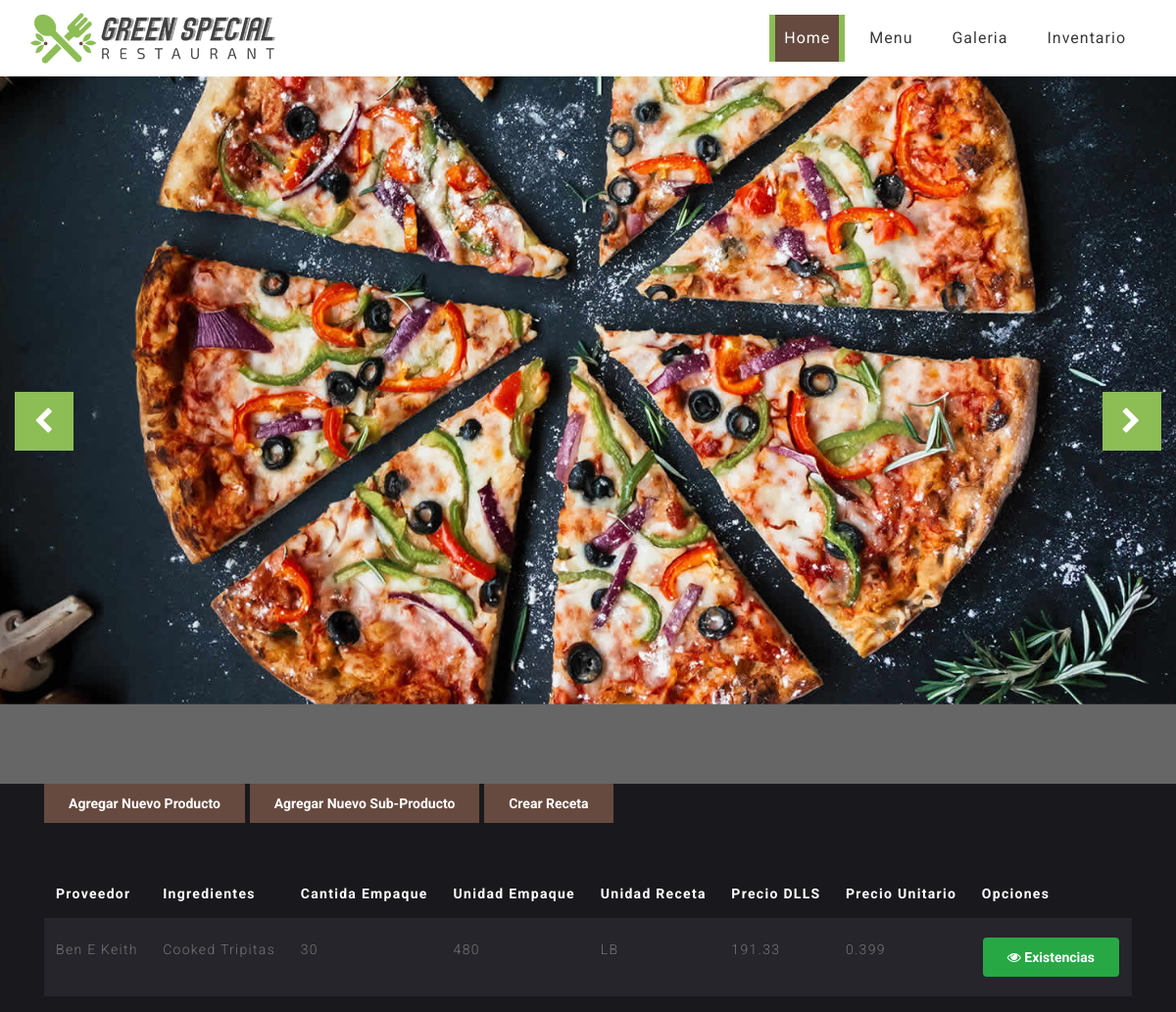
The page /index.php/toolcrib/inventario on the database as committed earlier.
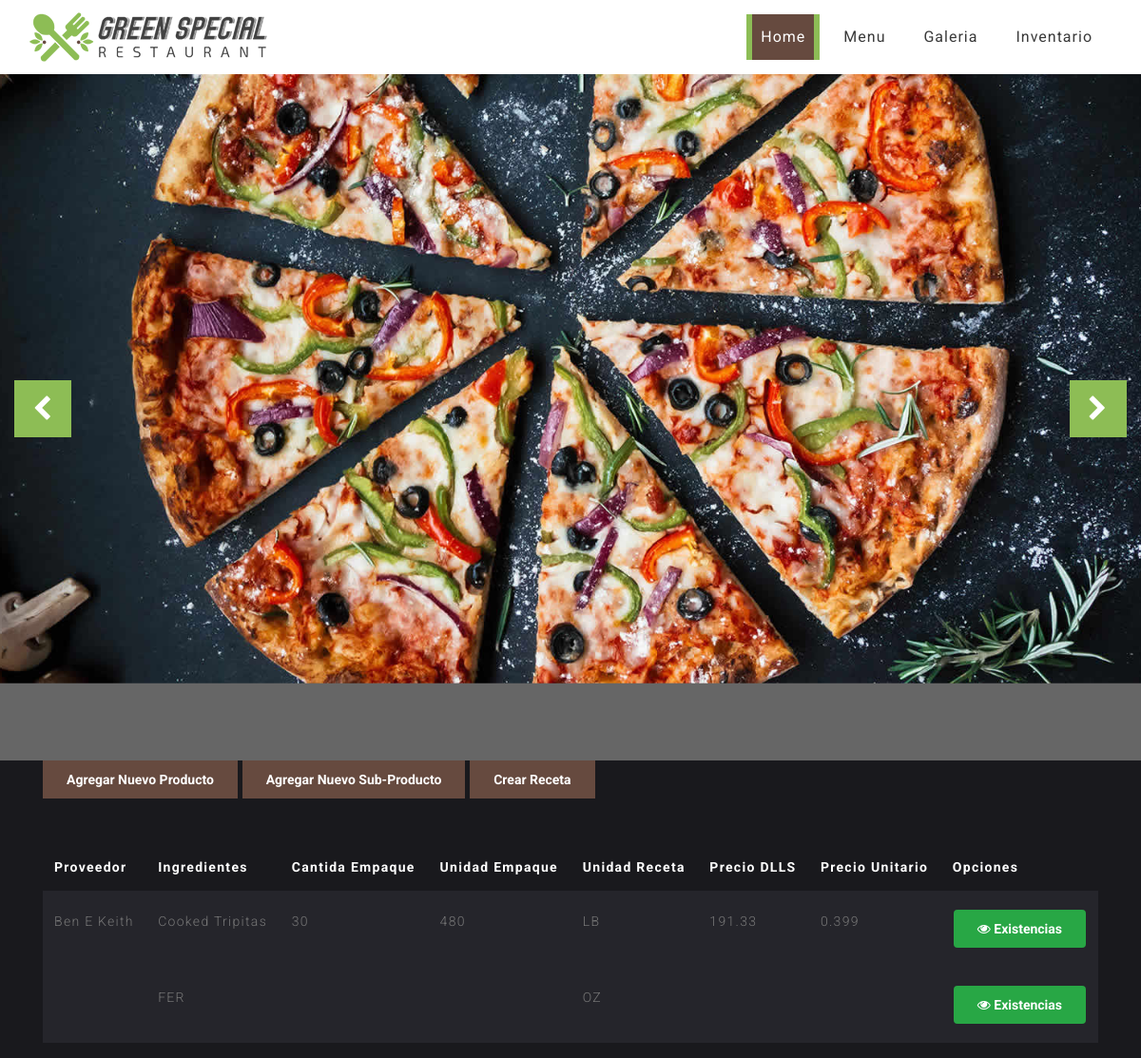
The same page on the database as committed later.
### tables this page shows
CREATE TABLE `productos` (
  `id` int NOT NULL,
  `proveedor` varchar(50) DEFAULT NULL,
  `ingrediente` varchar(50) DEFAULT NULL,
  `cantidadEmpaque` varchar(50) DEFAULT NULL,
  `unidadReceta` varchar(1500) DEFAULT NULL,
  `preciodlls` varchar(50) DEFAULT NULL,
  `preciounitario` varchar(50) DEFAULT NULL,
  `unidadEmpaque` varchar(50) DEFAULT NULL,
  `subproducto` int DEFAULT '0'
);

### application/controllers/Toolcrib.php (called while the page is built, shortened)
<?php
class Toolcrib extends CI_Controller {
    function __construct() {
        $this->load->model('Tool_model');
        $this->load->model('conexion_model', 'Conexion');
    }
    function inventario(){
        $this->load->model('tool_model');
        $data['productos']=$this->tool_model->productos();
        $this->load->view('header');
        $this->load->view('toolcrib/inventario', $data);
    }
}

### index.php (called while the page is built, shortened)
<?php
require_once BASEPATH.'core/CodeIgniter.php';

### application/models/Tool_model.php (called while the page is built, shortened)
<?php
class Tool_model extends CI_Model {
    public function productos(){
        $query = $this->db->get('productos');
        if ($query->num_rows() > 0) {
            return $query;
        } else {
            return FALSE;
        }
    }
}

### application/views/toolcrib/inventario.php (the view, shortened to what this page needs)
<link rel="stylesheet" href="<?= base_url('/template/fonts/icomoon/style.css')?>">
         <div class="content bg">
            <div class="container">
               <a href=<?= base_url("toolcrib/producto_nuevo"); ?>><button id="send" type="button" class="btn btn-primary">Agregar Nuevo Producto</button></a>
               <a href=<?= base_url("toolcrib/subproducto"); ?>><button id="send" type="button" class="btn btn-primary">Agregar Nuevo Sub-Producto</button></a>
               <a href=<?= base_url("toolcrib/receta"); ?>><button id="send" type="button" class="btn btn-primary">Crear Receta</button></a>
               <div class="table-responsive custom-table-responsive">
                  <table class="table custom-table">
                     <thead>
                        <tr>
                           <th scope="col">Proveedor</th>
                           <th scope="col">Ingredientes</th>
                           <th scope="col">Cantida Empaque</th>
                           <th scope="col">Unidad Empaque</th>
                           <th scope="col">Unidad Receta</th>
                           <th scope="col">Precio DLLS</th>
                           <th scope="col">Precio Unitario</th>
                           <th scope="col">Opciones</th>
                        </tr>
                     </thead>
                     <tbody>
                        <?php
                           if($productos) { $i = 1;
                            foreach ($productos->result() as $elem) { ?>
                        <tr  scope="row">
                           <td><?= $elem->proveedor ?></td>
                           <td><?= $elem->ingrediente ?></td>
                           <td><?= $elem->cantidadEmpaque ?></td>
                           <td><?= $elem->unidadReceta ?></td>
                           <td><?= $elem->unidadEmpaque ?></td>
                           <td><?= $elem->preciodlls ?></td>
                           <td><?= $elem->preciounitario ?></td>
                           <td class="text-center">
                              <a href=<?= base_url("toolcrib/verProducto/".$elem->id); ?>><button type="button"class="btn btn-success btn-xs"><i class="fa fa-eye"></i> Existencias </button></a>
                           </td>
                        </tr>
                        <?php $i++; }
                           }
                           ?>
                     </tbody>
                  </table>
               </div>
            </div>
         </div>

### application/views/header.php (shortened to what this page needs)
<!DOCTYPE html>
<html lang="en">
    <link rel="stylesheet" href="<?= base_url('template/css/bootstrap.min.css')?>">
    <link rel="stylesheet" href="<?= base_url('template/style.css')?>">
    <link rel="stylesheet" href="<?= base_url('template/css/responsive.css')?>">
    <link rel="stylesheet" href="<?= base_url('template/css/custom.css')?>">
  <link href="<?= base_url('template/vendor/mdi-font/css/material-design-iconic-font.min.css')?>" rel="stylesheet" media="all">
    <link href="<?= base_url('template/vendor/font-awesome/css/font-awesome.min.css')?>" rel="stylesheet" media="all">
<link href="<?= base_url('template/vendor/select2/select2.min.css')?>" rel="stylesheet" media="all">
<link href="<?= base_url('template/css/main.css')?>" rel="stylesheet" media="all">
</head>
<body id="page-top" class="politics_version">
    <nav class="navbar navbar-expand-lg navbar-dark fixed-top" id="mainNav" style="color: green">
      <div class="container-fluid">
        <a class="navbar-brand js-scroll-trigger" href="#page-top">
      <img class="img-fluid" src="<?= base_url('template/images/logo.png')?>" alt="" />
    </a>
        <div class="collapse navbar-collapse" id="navbarResponsive">
          <ul class="navbar-nav ml-auto">
            <li class="nav-item">
              <a class="nav-link js-scroll-trigger active" href="<?= base_url()?>"><span>Home</span></a>
            </li>
            <li class="nav-item">
              <a class="nav-link js-scroll-trigger" href="#menu"><span>Menu</span></a>
            </li>
            <li class="nav-item">
              <a class="nav-link js-scroll-trigger" href="#gallery"><span>Galeria</span></a>
            </li>
            <li class="nav-item">
              <a class="nav-link js-scroll-trigger" href="<?= base_url('toolcrib/inventario')?>"><span>Inventario</span></a>
            </li>
          </ul>
        </div>
      </div>
    </nav>
   <section id="home" class="main-banner">
    <div class="slider-new-2 owl-carousel owl-theme">
      <div class="item slider-screen">
        <div class="slider-img-full">
          <img src="<?= base_url('template/uploads/slider-01.jpg')?>" alt="" />
        </div>
      </div>
    </div>
  </section>
</body>
</html>

### template/style.css (style rules this page uses)
body { color: #999999; font-size: 14px; font-family: 'Exo 2', sans-serif; line-height: 1.80857; font-weight: 200; letter-spacing: 1.3px; }
html, body { height: 100%; }
a { color: #1f1f1f; text-decoration: none !important; outline: none !important; -webkit-transition: all .3s ease-in-out; -moz-transition: all .3s ease-in-out; -ms-transition: all .3s ease-in-out; -o-transition: all .3s ease-in-out; transition: all .3s ease-in-out; }
a { color: #222222; text-decoration: none; outline: none; }
a, .btn { text-decoration: none !important; outline: none !important; -webkit-transition: all .3s ease-in-out; -moz-transition: all .3s ease-in-out; -ms-transition: all .3s ease-in-out; -o-transition: all .3s ease-in-out; transition: all .3s ease-in-out; }
ul, li, ol { margin: 0px; list-style: none; padding: 0px; }
.navbar-dark { background: #ffffff; }
.navbar-dark .navbar-nav .nav-link { color: #3a3a3a; letter-spacing: 1px; font-size: 16px; position: relative; padding: 10px 15px; }
.navbar-dark .navbar-nav .nav-item { margin: 0px 5px; }
.navbar-dark .navbar-nav .nav-item span { position: relative; z-index: 2; }
.navbar-dark .navbar-nav .nav-link.active { color: #ffffff; background: #8dbd56; }
.navbar-dark .navbar-nav .nav-link::after { content: ''; width: 0; height: 5px; background: #664a3f; position: absolute; bottom: 0; left: 0; right: 0; text-align: center; margin: 0 auto; border-radius: 0px; -webkit-transition: all .5s; transition: all .5s; z-index: 0; }
.navbar-dark .navbar-nav .nav-link.active::after { width: 84.5%; height: 100%; }
.main-banner { height: 100%; position: relative; }
.main-banner { width: 100%; text-align: center; }
.main-banner::after { content: " "; position: absolute; top: 0; bottom: 0; left: 0; right: 0; background-color: #000; z-index: 0; opacity: .6; }
.slider-screen { background-position: center center; background-size: cover; height: 100vh; padding: 0; position: relative; }
.slider-new-2.owl-carousel .owl-item.active .slider-img-full img { -moz-transform: scale(1.3); -webkit-transform: scale(1.3); transform: scale(1.3); -moz-transition: all 2.9s; -webkit-transition: all 2.9s; transition: all 2.9s; }
.btn-primary { background-color: #664a3f !important; border: none; border-radius: 0px; padding: 10px 18px; }
.btn { border: 0 !important; }
.custom-table { min-width: 900px; }
.custom-table thead tr, .custom-table thead th { border-top: none; border-bottom: none !important; color: #fff; }
.custom-table tbody th, .custom-table tbody td { color: #777; font-weight: 400; padding-bottom: 20px; padding-top: 20px; font-weight: 300; }
.custom-table tbody tr:not(.spacer) { border-radius: 7px; overflow: hidden; -webkit-transition: .3s all ease; -o-transition: .3s all ease; transition: .3s all ease; }
.custom-table tbody tr th, .custom-table tbody tr td { background: #25252b; border: none; -webkit-transition: .3s all ease; -o-transition: .3s all ease; transition: .3s all ease; }
.custom-table tbody tr th a, .custom-table tbody tr td a { color: #b3b3b3; }
.custom-table tbody tr th:first-child, .custom-table tbody tr td:first-child { border-top-left-radius: 0px; border-bottom-left-radius: 0px; }
.custom-table tbody tr th:last-child, .custom-table tbody tr td:last-child { border-top-right-radius: 0px; border-bottom-right-radius: 0px; }
.bg { font-family: "Roboto", -apple-system, BlinkMacSystemFont, "Segoe UI", Roboto, "Helvetica Neue", Arial, "Noto Sans", sans-serif, "Apple Color Emoji", "Segoe UI Emoji", "Segoe UI Symbol", "Noto Color Emoji"; background-color: #19191d; font-weight: 300; }

### template/css/main.css (style rules this page uses)
html { -webkit-box-sizing: border-box; -moz-box-sizing: border-box; box-sizing: border-box; }
* { padding: 0; margin: 0; }
*, *:before, *:after { -webkit-box-sizing: inherit; -moz-box-sizing: inherit; box-sizing: inherit; }
body, h1, h2, h3, h4, h5, h6, blockquote, p, pre, dl, dd, ol, ul, figure, hr, fieldset, legend { margin: 0; padding: 0; }
table { border-collapse: collapse; border-spacing: 0; }
button { outline: none; background: none; border: none; }
body { font-family: "Roboto", "Arial", "Helvetica Neue", sans-serif; font-weight: 400; font-size: 14px; }
.btn { line-height: 40px; display: inline-block; padding: 0 25px; cursor: pointer; color: #fff; font-family: "Roboto", "Arial", "Helvetica Neue", sans-serif; -webkit-transition: all 0.4s ease; -o-transition: all 0.4s ease; -moz-transition: all 0.4s ease; transition: all 0.4s ease; font-size: 14px; font-weight: 700; }

Rows that differ between the two databases and show on the page:
added productos: ingrediente "FER", unidadEmpaque "OZ"
